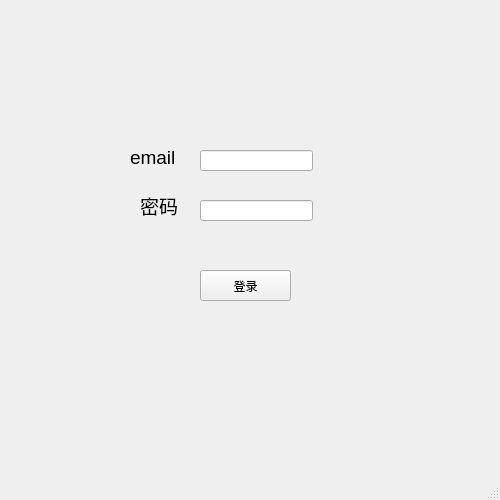
<?xml version="1.0" encoding="UTF-8"?>
<ui version="4.0">
 <class>MainWindow</class>
 <widget class="QMainWindow" name="MainWindow">
  <property name="geometry">
   <rect>
    <x>0</x>
    <y>0</y>
    <width>500</width>
    <height>500</height>
   </rect>
  </property>
  <property name="windowTitle">
   <string>MainWindow</string>
  </property>
  <widget class="QWidget" name="centralwidget">
   <widget class="QLineEdit" name="lineEdit_email">
    <property name="geometry">
     <rect>
      <x>200</x>
      <y>150</y>
      <width>113</width>
      <height>21</height>
     </rect>
    </property>
   </widget>
   <widget class="QLineEdit" name="lineEdit_password">
    <property name="geometry">
     <rect>
      <x>200</x>
      <y>200</y>
      <width>113</width>
      <height>21</height>
     </rect>
    </property>
   </widget>
   <widget class="QLabel" name="label">
    <property name="geometry">
     <rect>
      <x>130</x>
      <y>150</y>
      <width>53</width>
      <height>15</height>
     </rect>
    </property>
    <property name="font">
     <font>
      <pointsize>14</pointsize>
     </font>
    </property>
    <property name="text">
     <string>email</string>
    </property>
   </widget>
   <widget class="QLabel" name="label_2">
    <property name="geometry">
     <rect>
      <x>140</x>
      <y>190</y>
      <width>61</width>
      <height>31</height>
     </rect>
    </property>
    <property name="font">
     <font>
      <pointsize>14</pointsize>
     </font>
    </property>
    <property name="text">
     <string>密码</string>
    </property>
   </widget>
   <widget class="QPushButton" name="login">
    <property name="geometry">
     <rect>
      <x>200</x>
      <y>270</y>
      <width>91</width>
      <height>31</height>
     </rect>
    </property>
    <property name="text">
     <string>登录</string>
    </property>
   </widget>
  </widget>
  <widget class="QMenuBar" name="menubar">
   <property name="geometry">
    <rect>
     <x>0</x>
     <y>0</y>
     <width>500</width>
     <height>21</height>
    </rect>
   </property>
  </widget>
  <widget class="QStatusBar" name="statusbar"/>
 </widget>
 <resources/>
 <connections/>
</ui>
